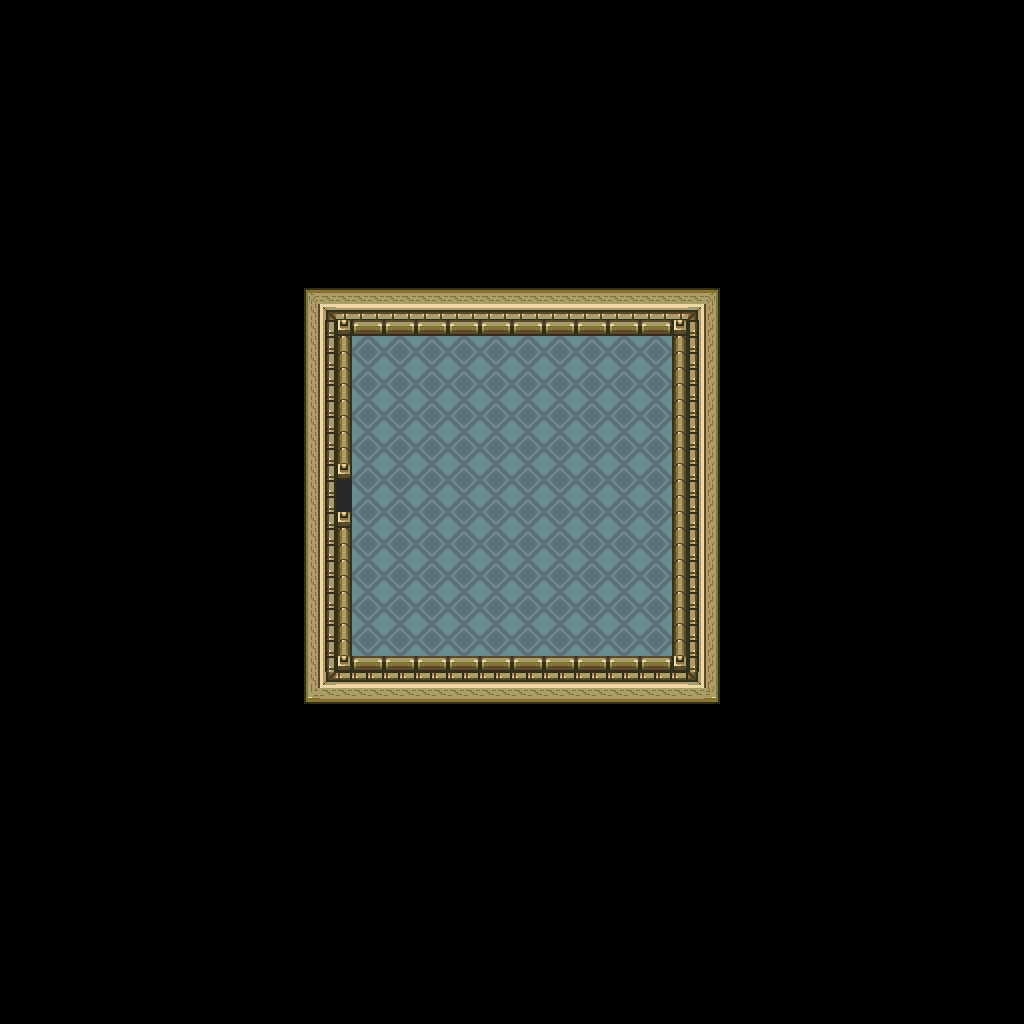

Below is a game level as drawn by its tile map, then a one-line description and the .tmx that defines it (tile-layer data replaced by summaries):
An orthogonal 64x64 tile map with 16x16 px tiles, 1 tile layer (base), 1 hidden layer not drawn and 4 objects.

<map version="1.10" tiledversion="1.12.1" orientation="orthogonal" renderorder="right-down" width="64" height="64" tilewidth="16" tileheight="16" infinite="0" nextlayerid="3" nextobjectid="5">
 <tileset firstgid="1" source="../classiciphone_pics4.tsx" />
 <layer id="1" name="base" width="64" height="64">
  <data>[4096 cells, 4096 non-empty, 26 distinct tile ids]</data>
 </layer>
 <layer id="2" name="collision" width="64" height="64" visible="0">
  <properties><property name="collision" value="true" /></properties>
  <data>[4096 cells, 3694 non-empty, 1 distinct tile ids]</data>
 </layer>
 <objectgroup id="3" name="npcs">
  <object id="1" x="256.0" y="352.0" width="16" height="16">
   <properties>
    <property name="script" type="string">-- Auto-converted from GraalScript
-- //join("level_pklevel");</property>
   </properties>
  </object>
  <object id="2" x="256.0" y="400.0" width="16" height="16">
   <properties>
    <property name="script" type="string">-- Auto-converted from GraalScript
-- join("hd_default");
-- function onCreated(){
self.normalhearts = 3
self.normalswordpower = 2
end</property>
   </properties>
  </object>
  <object id="3" x="256.0" y="448.0" width="16" height="16">
   <properties>
    <property name="script" type="string">-- Auto-converted from GraalScript
-- [CLIENT-SIDE — server no-op]
-- function onPlayerEnters(){
-- this.focus = 0;
-- }
-- 
-- function onPlayerChats(){
-- if (player.chat == "focus on" || player.chat == "focus") {
-- if (this.focus == 0) {
-- this.focus = 1;
-- this.currfocus = {player.x, player.y};
-- settimer(.05);
-- }
-- }
-- else if (player.chat == "focus off") {
-- if (this.focus == 1) {
-- this.focus = 0;
-- this.currfocus = {31, 30};
-- settimer(.05);
-- }
-- }
-- }
-- function onTimeout(){
-- if (this.focus == 1) {
-- this.xdis = (31 - this.currfocus[0]) / 10;
-- this.ydis = (30 - this.currfocus[1]) / 10;
-- 
-- if (abs(this.xdis) + abs(this.ydis) &gt; .01){
-- this.currfocus = {this.currfocus[0] + this.xdis, this.currfocus[1] + this.ydis};
-- setfocus(this.currfocus[0],this.currfocus[1]);
-- }
-- else
-- setfocus(31, 30);
-- settimer(.05);
-- }
-- else {
-- this.xdis = (player.x - this.currfocus[0]) / 10;
-- this.ydis = (player.y - this.currfocus[1]) / 10;
-- 
-- if (abs(this.xdis) + abs(this.ydis) &gt; .01){
-- this.currfocus = {this.currfocus[0] + this.xdis, this.currfocus[1] + this.ydis};
-- setfocus(this.currfocus[0],this.currfocus[1]);
-- settimer(.05);
-- }
-- else
-- resetfocus();
-- }
-- }</property>
   </properties>
  </object>
  <object id="4" x="256.0" y="496.0" width="16" height="16">
   <properties>
    <property name="script" type="string">-- Auto-converted from GraalScript
-- [CLIENT-SIDE — server no-op]
-- function onPlayerenters(){
-- this.onTimeout();
-- }
-- 
-- function onTimeout(){
-- disablepause();
-- enableweapons();
-- this.setTimer(0.05);
-- }</property>
   </properties>
  </object>
 </objectgroup>
</map>
